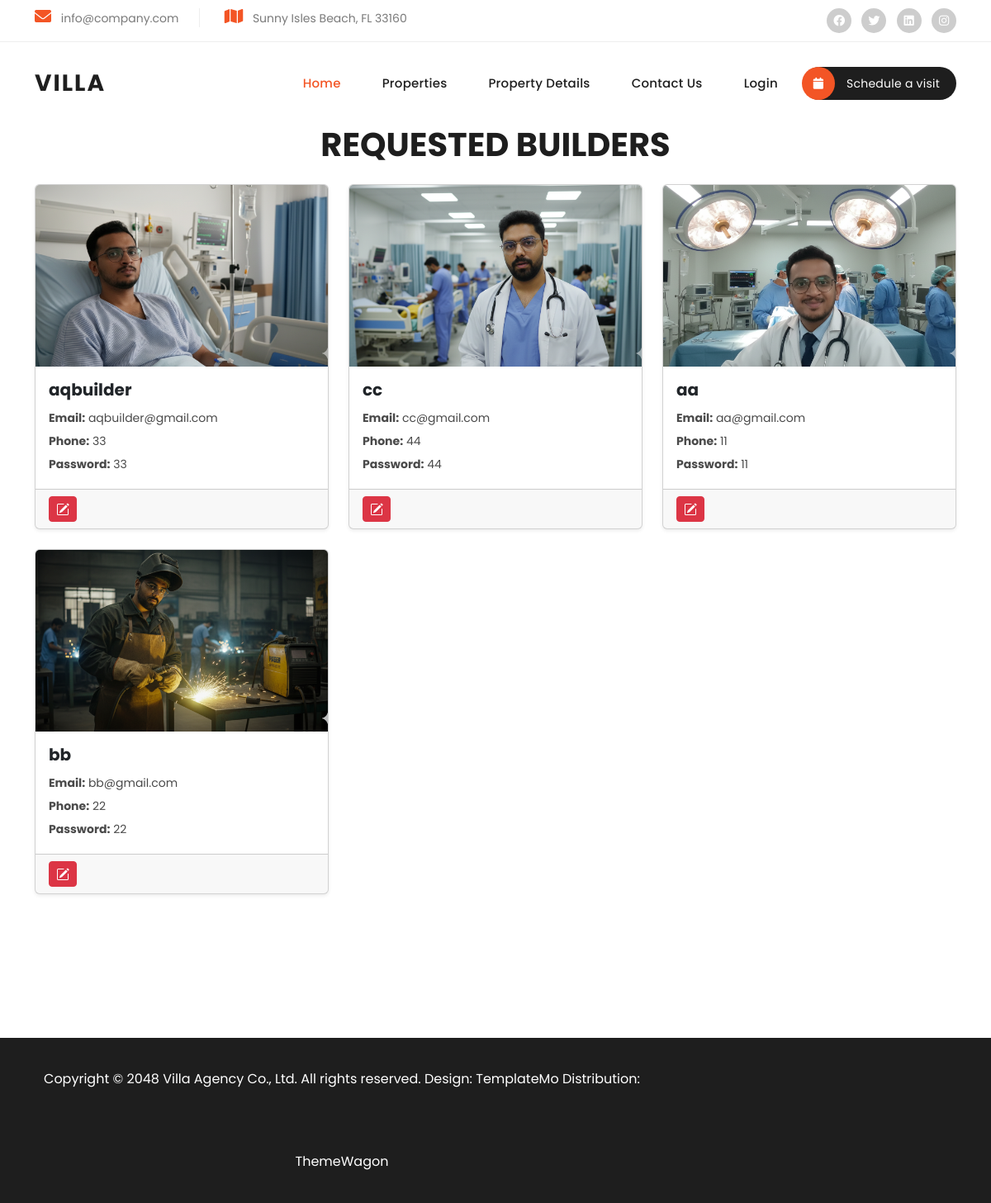
The page /appbuilder on the database its author committed.
### villa/models.py (models this page shows)
class approved_builder_details(models.Model):
    buildphoto=models.ImageField()
    buildname=models.CharField(max_length=100)
    buildemail=models.CharField(max_length=100)
    buildphone=models.CharField(max_length=100)
    buildpassword=models.CharField(max_length=100)

### admin_app/views.py (the view)
# urls.py: path('appbuilder',views.appbuilder),
def appbuilder(request):
    data=approved_builder_details.objects.all()
    return render(request,'view_approved_builders.html',{'builders':data})

### templates/view_approved_builders.html (shortened to what this page needs)
{% load static %}
	{% include 'header.html' %}
<center><div class="text">
	<h1>REQUESTED BUILDERS</h1>
</div> </center>
<div class="container mt-4">
  <div class="row">
    {% for i in builders %}
    <div class="col-lg-4 col-md-6 mb-4">
      <div class="card shadow-sm h-100">
        <img src="../media/{{ i.buildphoto }}" class="card-img-top" alt="not found" style="height:220px; object-fit:cover;">
        <div class="card-body">
          <h5 class="card-title">{{ i.buildname }}</h5>
          <p class="card-text">
            <strong>Email:</strong> {{ i.buildemail }} <br>
            <strong>Phone:</strong> {{ i.buildphone }} <br>
            <strong>Password:</strong> {{ i.buildpassword }} <br>
          </p>
        </div>
        <div class="card-footer d-flex justify-content-between">
          <a href="{% url 'Delete_approved_builder' id=i.id %}" class="btn btn-danger btn-sm">
          </a>
        </div>
      </div>
    </div>
    {% endfor %}
  </div>
</div>
    {% include 'footer.html' %}

### templates/header.html (shortened to what this page needs)
{% load static %}
<!DOCTYPE html>
<html lang="en">
  <head>
    <link href="{% static 'vendor/bootstrap/css/bootstrap.min.css' %}" rel="stylesheet">
    <link href="https://cdn.jsdelivr.net/npm/bootstrap@5.3.8/dist/css/bootstrap.min.css" rel="stylesheet">
    <link href="https://cdn.jsdelivr.net/npm/bootstrap@5.3.8/dist/css/bootstrap.min.css" rel="stylesheet">
    <link rel="stylesheet" href="{% static 'assets/css/fontawesome.css' %}">
    <link rel="stylesheet" href="{% static 'assets/css/templatemo-villa-agency.css' %}">
    <link rel="stylesheet" href="{% static 'assets/css/owl.css' %}">
    <link rel="stylesheet" href="{% static 'assets/css/animate.css' %}">
    <link rel="stylesheet"href="https://unpkg.com/swiper@7/swiper-bundle.min.css"/>
  </head>
<body>
  <div class="sub-header">
    <div class="container">
      <div class="row">
        <div class="col-lg-8 col-md-8">
          <ul class="info">
            <li><i class="fa fa-envelope"></i> info@company.com</li>
            <li><i class="fa fa-map"></i> Sunny Isles Beach, FL 33160</li>
          </ul>
        </div>
        <div class="col-lg-4 col-md-4">
          <ul class="social-links">
            <li><a href="#"><i class="fab fa-facebook"></i></a></li>
            <li><a href="https://x.com/minthu" target="_blank"><i class="fab fa-twitter"></i></a></li>
            <li><a href="#"><i class="fab fa-linkedin"></i></a></li>
            <li><a href="#"><i class="fab fa-instagram"></i></a></li>
          </ul>
        </div>
      </div>
    </div>
  </div>
  <header class="header-area header-sticky">
    <div class="container">
        <div class="row">
            <div class="col-12">
                <nav class="main-nav">
                    <a href="index.html" class="logo">
                        <h1>Villa</h1>
                    </a>
                  {% if request.session.admin %}
											<ul class="nav">
                      <li><a href="dashboardindex" class="active">Home</a></li>
                      <li><a href="reqbuilder">Builder request</a></li>
                      <li><a href="viewprop">Property Details</a></li>
                      <li><a href="contact.html">Contact Us</a></li>
                      <li><a href="viewquery">Queries</a></li>
                      <li><a href="logout">Logout</a></li>
                      <li><a href="#"><i class="fa fa-calendar"></i> Schedule a visit</a></li>
                  </ul>
											{% else %}
											<ul class="nav">
                      <li><a href="index" class="active">Home</a></li>
                      <li><a href="properties.html">Properties</a></li>
                      <li><a href="viewprop">Property Details</a></li>
                      <li><a href="contact.html">Contact Us</a></li>
                      <li><a href="login">Login</a></li>
                      <li><a href="#"><i class="fa fa-calendar"></i> Schedule a visit</a></li>
                  </ul>
											{% endif %}
                </nav>
            </div>
        </div>
    </div>
  </header>

### templates/footer.html (shortened to what this page needs)
 {% load static %}
 <footer>
    <div class="container">
      <div class="col-lg-8">
        <p>Copyright © 2048 Villa Agency Co., Ltd. All rights reserved.
        Design: <a rel="nofollow" href="https://templatemo.com" target="_blank">TemplateMo</a> Distribution: <a href="https://themewagon.com">ThemeWagon</a></p>
      </div>
    </div>
  </footer>
  </body>
</html>

### static/assets/css/templatemo-villa-agency.css (style rules this page uses)
html, body, div, span, applet, object, iframe, h1, h2, h3, h4, h5, h6, p, blockquote, div pre, a, abbr, acronym, address, big, cite, code, del, dfn, em, font, img, ins, kbd, q, s, samp, small, strike, strong, sub, sup, tt, var, b, u, i, center, dl, dt, dd, ol, ul, li, figure, header, nav, section, article, aside, footer, figcaption { margin: 0; padding: 0; border: 0; outline: 0; }
ul, li { padding: 0; margin: 0; list-style: none; }
header, nav, section, article, aside, footer, hgroup { display: block; }
* { box-sizing: border-box; }
html, body { font-family: 'Poppins', sans-serif; -ms-text-size-adjust: 100%; -webkit-font-smoothing: antialiased; -moz-osx-font-smoothing: grayscale; }
a { text-decoration: none !important; }
h1, h2, h3, h4, h5, h6 { color: #1e1e1e; margin-top: 0px; margin-bottom: 0px; font-weight: 700; }
ul { margin-bottom: 0px; }
p { font-size: 14px; line-height: 28px; color: #4a4a4a; }
img { width: 100%; overflow: hidden; }
html, body { font-family: 'Poppins', sans-serif; }
.sub-header { background-color: #fff; padding: 10px 0px; border-bottom: 1px solid #eee; }
.sub-header ul li { display: inline-block; }
.sub-header ul.social-links { text-align: right; }
.sub-header ul.social-links li { margin-left: 8px; }
.sub-header ul.social-links li a { display: inline-block; width: 30px; height: 30px; background-color: #cdcdcd; border-radius: 50%; text-align: center; line-height: 30px; color: #fff; font-size: 14px; transition: all .3s; }
.sub-header ul.info li { font-size: 14px; color: #7a7a7a; border-right: 1px solid #eee; margin-right: 25px; padding-right: 25px; }
.sub-header ul.info li:last-child { margin-right: 0px; padding-right: 0px; border-right: none; }
.sub-header ul.info li i { font-size: 20px; color: #f35525; margin-right: 8px; }
.header-area { position: relative; background-color: #fff; height: 100px; z-index: 100; -webkit-transition: all .5s ease 0s; -moz-transition: all .5s ease 0s; -o-transition: all .5s ease 0s; transition: all .5s ease 0s; }
.header-area .main-nav { background: transparent; display: flex; }
.header-area .main-nav .logo { -webkit-transition: all 0.3s ease 0s; -moz-transition: all 0.3s ease 0s; -o-transition: all 0.3s ease 0s; transition: all 0.3s ease 0s; display: inline-block; }
.header-area .main-nav .logo h1 { line-height: 100px; font-size: 28px; text-transform: uppercase; color: #1e1e1e; font-weight: 700; letter-spacing: 2px; }
.header-area .main-nav ul.nav { flex-basis: 100%; margin-top: 30px; justify-content: right; -webkit-transition: all 0.3s ease 0s; -moz-transition: all 0.3s ease 0s; -o-transition: all 0.3s ease 0s; transition: all 0.3s ease 0s; position: relative; z-index: 999; }
.header-area .main-nav .nav li:last-child { padding-right: 0px; }
.header-area .main-nav .nav li { padding-left: 10px; padding-right: 10px; height: 100px; line-height: 100px; }
.header-area .main-nav .nav li a { display: block; padding-left: 20px; padding-right: 20px; font-weight: 500; font-size: 15px; height: 40px; line-height: 40px; text-transform: capitalize; color: #1e1e1e; -webkit-transition: all 0.4s ease 0s; -moz-transition: all 0.4s ease 0s; -o-transition: all 0.4s ease 0s; transition: all 0.4s ease 0s; border: transparent; letter-spacing: .25px; }
.header-area .main-nav .nav li:last-child a { background-color: #1e1e1e; color: #fff; font-size: 14px; font-weight: 400; text-transform: none; border-radius: 20px; padding-left: 0px; }
.header-area .main-nav .nav li:last-child a i { background-color: #f35525; display: inline-block; width: 40px; height: 40px; text-align: center; line-height: 40px; margin-right: 10px; border-radius: 50%; margin-left: -1px; }
.header-area .main-nav .nav li a.active { color: #f35525; }
@media (max-width: 1200px) { .header-area .main-nav .nav li { padding-left: 5px; padding-right: 5px; } }
footer { margin-top: 150px; background-color: #1e1e1e; min-height: 100px; }
footer p { text-align: center; line-height: 100px; color: #fff; font-size: 16px; font-weight: 400; }
footer p a { color: #fff; transition: all .3s; position: relative; z-index: 3; }
body { overflow-x: hidden; }

### rows shown on the page
approved_builder_details: buildphoto (picture), buildname "aqbuilder", buildemail "aqbuilder@gmail.com", buildphone "33", buildpassword "33"
approved_builder_details: buildphoto (picture), buildname "cc", buildemail "cc@gmail.com", buildphone "44", buildpassword "44"
approved_builder_details: buildphoto (picture), buildname "aa", buildemail "aa@gmail.com", buildphone "11", buildpassword "11"
approved_builder_details: buildphoto (picture), buildname "bb", buildemail "bb@gmail.com", buildphone "22", buildpassword "22"
